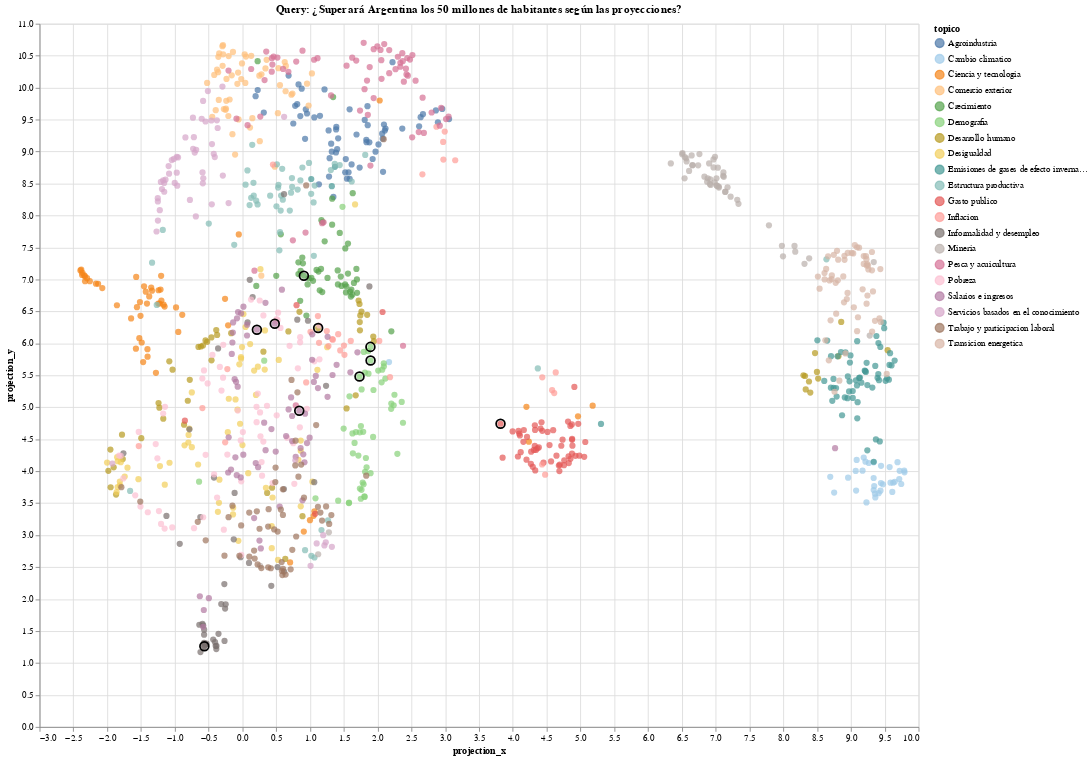

Write notebook code for a chart like this one.
### Code cell
new_points = alt.Chart(
    pl.DataFrame([
        {
            'id': id,
            'chunk': chunk,
            # path: metadata['path'],
            'topico': Path(metadata['path']).stem.capitalize().replace('-', ' '),
            'projection_x': metadata['projection_x'],
            'projection_y': metadata['projection_y'],
        }
        for id, chunk, metadata in zip(ids, documents, metadatas)
    ])
).mark_point(
    size=100,
    opacity=1,
    stroke='black',
    color='black',
    shape='circle',
).encode(
    x='projection_x',
    y='projection_y',
    tooltip=['id', 'topico', 'chunk'],
    color=alt.Color('topico', scale=alt.Scale(scheme='tableau20')),
).properties(
    title=f'Query: {query}',
    width=1000,
    height=800,
)

chart = chart.properties(title='')
new_chart = chart+new_points

new_chart.show()

### Figure 1 — Vega-Lite specification as saved in the notebook (floating-point values rounded to 4 significant figures; data arrays with more than 128 entries replaced by an {"elided": "..."} marker saying what was removed)
{"config": {"view": {"continuousWidth": 300, "continuousHeight": 300}}, "layer": [{"data": {"name": "data-4ee658625e2670387f2508d9770802ae"}, "mark": {"type": "circle", "size": 50}, "encoding": {"color": {"field": "topico", "scale": {"scheme": "tableau20"}, "type": "nominal"}, "tooltip": [{"field": "id", "type": "nominal"}, {"field": "topico", "type": "nominal"}, {"field": "chunk", "type": "nominal"}], "x": {"field": "projection_x", "type": "quantitative"}, "y": {"field": "projection_y", "type": "quantitative"}}, "name": "view_5", "title": ""}, {"data": {"name": "data-6d37a9e085b4ed0b203219ecfe81cfca"}, "mark": {"type": "point", "color": "black", "opacity": 1, "shape": "circle", "size": 100, "stroke": "black"}, "encoding": {"color": {"field": "topico", "scale": {"scheme": "tableau20"}, "type": "nominal"}, "tooltip": [{"field": "id", "type": "nominal"}, {"field": "topico", "type": "nominal"}, {"field": "chunk", "type": "nominal"}], "x": {"field": "projection_x", "type": "quantitative"}, "y": {"field": "projection_y", "type": "quantitative"}}, "title": "Query: ¿Superará Argentina los 50 millones de habitantes según las proyecciones?"}], "height": 800, "params": [{"name": "param_2", "select": {"type": "interval", "encodings": ["x", "y"]}, "bind": "scales", "views": ["view_5"]}], "width": 1000, "$schema": "https://vega.github.io/schema/vega-lite/v5.20.1.json", "datasets": {"data-4ee658625e2670387f2508d9770802ae": {"elided": "1083 records"}, "data-6d37a9e085b4ed0b203219ecfe81cfca": [{"id": "0ee9be50-f0fb-4489-a72b-dead3a5f0d41", "chunk": "### Desde 1950 varios países de la región alcanzaron a la Argentina y la superaron en la transición demográfica", "topico": "Demografia", "projection_x": 1.893, "projection_y": 5.945}, {"id": "9a06d7db-5247-4c06-8e9a-4873a4f5e23a", "chunk": "### Argentina todavía tiene un nivel medio-alto de ingreso per cápita familiar en América Latina\n\nPNG [CSV](https://raw.githubusercontent.com/argendatafundar/data/main/SALING/ISA_ipcf-LAC_it1.csv) Ingreso per cápita familiar mensual en América Latina Comparación del ingreso per cápita familiar mensual  en dólares ajustado por PPA 2017, países de América Latina, 2022 o último dato disponible Fuente de datos: CEDLAS (2023) con base en datos de SEDLAC, CEDLAS y Banco Mundial.\n\nTradicionalmente, Argentina se ha destacado por tener un ingreso per cápita familiar relativamente alto en comparación con otros países de América Latina. Incluso llegó a ser el país con mayor nivel de ingreso per cápita familiar durante ciertos períodos.", "topico": "Salarios e ingresos", "projection_x": 0.2145, "projection_y": 6.214}, {"id": "33f040d1-c1e7-4dc4-a601-4098c0298633", "chunk": "La tercera etapa abarca desde 1950 a 2015 y se caracteriza por un crecimiento más lento y gradual. La duplicación de la población se volvió más lenta: el crecimiento de 16 millones de habitantes en 1950 a 32 millones a finales de los 80 tomó 35 años. La última etapa, que inició en 2015 y continua en el presente, está signada por un declive todavía más rápido en el ritmo de crecimiento, como consecuencia de la caída abrupta de la fecundidad.\n\nA pesar de esta evolución, las proyecciones estiman que la población argentina continuará creciendo moderadamente en el futuro cercano con una clara tendencia a la estabilización. Ante este escenario, es probable que la población de Argentina nunca llegue a superar los 50 millones de habitantes.\n\n### El descenso en el ritmo de crecimiento de la población se debe al menor flujo migratorio y, más recientemente, a una caída en el crecimiento vegetativo", "topico": "Demografia", "projection_x": 1.732, "projection_y": 5.481}, {"id": "d6c4ac60-e221-49fe-ac3a-b82fb53293f3", "chunk": "### Argentina tiene niveles de ingresos laborales medio-altos en relación a América Latina\n\nPNG [CSV](https://raw.githubusercontent.com/argendatafundar/data/main/SALING/ISA_salarios_mundo_i1.csv) Ingreso laboral por hora en países de América Latina Comparación del ingreso laboral horario en dólares ajustado por PPA 2011, América Latina, último año disponible (circa 2021) Fuente de datos: CEDLAS con base en CEDLAC, CEDLAS y el Banco Mundial.", "topico": "Salarios e ingresos", "projection_x": 0.8407, "projection_y": 4.946}, {"id": "e05128df-51ba-4784-ab74-0613745beab4", "chunk": "La mayoría de los países siguió creciendo desde 2011. De este modo, Argentina fue empeorando su posición relativa en el INB. Por ejemplo, entre 2011 y 2022, el INB argentino pasó de ser el 62% del de los países de muy alto desarrollo humano al 49%. En perspectiva latinoamericana, pasó de ser 60% más alto que la media a un 46% más elevado. Con respecto a la media mundial, pasó de tener un INB 69% mayor a un 28% mayor. En estas comparaciones con la región y la media mundial, vemos que Argentina sigue estando por encima, pero con una ventaja cada vez menor.\n\n### En las últimas tres décadas, la cantidad de años de escolarización de la población argentina subió notoriamente", "topico": "Desarrollo humano", "projection_x": 1.12, "projection_y": 6.239}, {"id": "21d40041-c2c8-4f1e-80c1-8e43364838e9", "chunk": "### Argentina se encuentra entre los países de menor informalidad laboral de América Latina\n\nPNG [CSV](https://raw.githubusercontent.com/argendatafundar/data/main/INFDES/tasa_informalidad_productive_legal_ultimo_anio_latam.csv) Informalidad en América Latina Comparación de la tasa de informalidad en América Latina según tipo de definición (en porcentaje), 2022 (o último año disponible) Fuente de datos: SEDLAC, CEDLAS y Banco Mundial.\n\n<!-- image -->", "topico": "Informalidad y desempleo", "projection_x": -0.5627, "projection_y": 1.261}, {"id": "f503fc24-85b2-4dbf-9ba0-348ec55265c8", "chunk": "; [Martino 2024](https://ri.conicet.gov.ar/handle/11336/245646) ). Sin embargo, este patrón no es exclusivo de Argentina, muchos países en desarrollo -incluso algunos con marcos fiscales relativamente sólidos, como Uruguay- también presentan un gasto procíclico. Esto sugiere que hay causas estructurales más profundas, como por ejemplo el acceso al financiamiento externo o la incidencia de los flujos de capital que tienden a ser procíclicos en los países en desarrollo.", "topico": "Gasto publico", "projection_x": 3.817, "projection_y": 4.743}, {"id": "e874eca3-c167-4c2e-8820-e656d2fe7aa6", "chunk": "### La población argentina creció a lo largo de su historia y continuará aumentando en el futuro cercano, aunque a un ritmo menor\n\nLa población argentina ha crecido ininterrumpidamente a lo largo de su historia, aunque a un ritmo variable que configuró cuatro etapas bien distintas. La etapa que va de 1810 a 1870 se caracterizó por un crecimiento poblacional lento. En este período, la población pasó de apenas 400.000 habitantes en la independencia a un millón.\n\nLa segunda etapa abarca desde finales del siglo XIX hasta principios del XX y estuvo signada por el crecimiento acelerado de la población por el impulso de la inmigratoción masiva, principalmente europea.\n\nMientras que el crecimiento desde el millón de habitantes a los dos millones demandó 37 años, alcanzar los cuatro millones tomó sólo 20 años (entre 1875 y 1895), el mismo tiempo que tomó pasar de cuatro a ocho millones (entre 1895 y 1915).", "topico": "Demografia", "projection_x": 1.896, "projection_y": 5.732}, {"id": "e45229c6-e6f1-410f-a5e8-8f3b3f7ee8f5", "chunk": "### CABA y las provincias patagónicas son las de mayor PIB per cápita\n\nPNG [CSV](https://raw.githubusercontent.com/argendatafundar/data/main/CRECIM/provincia_pib_pc_relativo.csv) Valor Agregado Bruto (VAB) per cápita por provincia Comparación del VAB per cápita, relativo a la media nacional, por provincia, 2022 Fuente de datos: Desagregación provincial del valor agregado bruto de la Argentina, base 2004, CEPAL; Ministerio de Economía. Nota: El dato corresponde al cociente entre el VAB per cápita de la provincia y el VAB per cápita medio nacional (media nacional base =1). VAB a precios básicos y constantes de 2004.\n\nEn 2022, CABA fue la jurisdicción de mayor PIB per cápita, con valores 2,96 veces mayores a la media nacional. Le siguieron Tierra del Fuego (2,46 veces), Neuquén (2,36 veces), Santa Cruz (1,71 veces) y Chubut (1,39 veces).", "topico": "Crecimiento", "projection_x": 0.9093, "projection_y": 7.058}, {"id": "ad6be095-a785-47ab-b4ba-cf1e1bc6e02d", "chunk": "Desde entonces, el ingreso per cápita familiar promedio de la región continuó creciendo lentamente. Por su parte, Argentina se estancó hasta 2017, para luego entrar en un período de caída. Fruto de ello, en 2021 la brecha entre Argentina y el promedio de América Latina fue del 43%. Esta convergencia de Argentina hacia el ingreso promedio de la región también se evidencia cuando vemos el PIB per cápita capturado por las cuentas nacionales -que además de los ingresos generados en la economía que van a los hogares, también incluyen otros ingresos, como la retribución al capital-.\n\n## Los ingresos familiares a nivel subnacional", "topico": "Salarios e ingresos", "projection_x": 0.4788, "projection_y": 6.307}]}}
